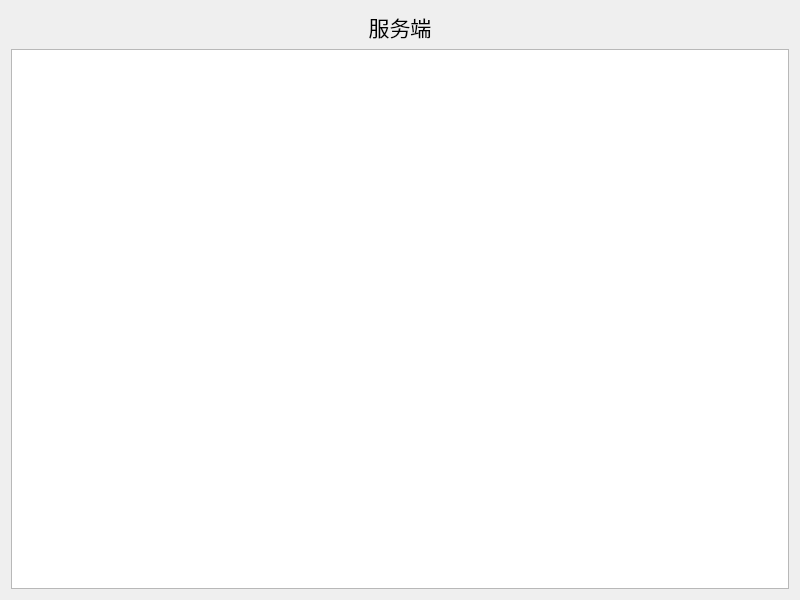
<?xml version="1.0" encoding="UTF-8"?>
<ui version="4.0">
 <class>Widget</class>
 <widget class="QWidget" name="Widget">
  <property name="geometry">
   <rect>
    <x>0</x>
    <y>0</y>
    <width>800</width>
    <height>600</height>
   </rect>
  </property>
  <property name="windowTitle">
   <string>Widget</string>
  </property>
  <layout class="QVBoxLayout" name="verticalLayout">
   <item>
    <widget class="QLabel" name="label">
     <property name="text">
      <string>&lt;html&gt;&lt;head/&gt;&lt;body&gt;&lt;p align=&quot;center&quot;&gt;&lt;span style=&quot; font-size:16pt;&quot;&gt;服务端&lt;/span&gt;&lt;/p&gt;&lt;/body&gt;&lt;/html&gt;</string>
     </property>
    </widget>
   </item>
   <item>
    <widget class="QListWidget" name="messageList"/>
   </item>
  </layout>
 </widget>
 <resources/>
 <connections/>
</ui>
